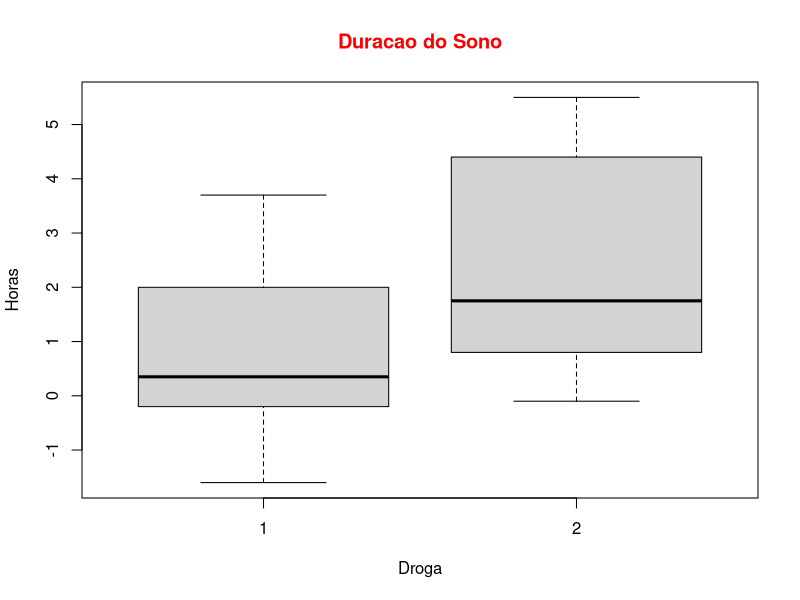

This chart was generated by the following R code: (Note: this script raises an error after producing the figure.)
# Gráficos em R - Boxplots

# Configurando Diretório de Trabalho
setwd("C:/Users/Julia/Desktop/CienciaDeDados/1.Big-Data-Analytics-com-R-e-Microsoft-Azure-Machine-Learning/4.Linguagem-R-Graficos")
getwd()


# Boxplots (ou gráficos de caixa) são uma forma gráfica de apresentar a distribuição de um conjunto de dados numéricos
# por meio de cinco estatísticas: valor mínimo, primeiro quartil (Q1), mediana, terceiro quartil (Q3) e valor máximo.

# Na linguagem R, o boxplot pode ser criado usando a função boxplot(). A caixa do gráfico é desenhada a partir dos
# valores do primeiro e terceiro quartis, enquanto a linha vertical dentro da caixa representa a mediana.
# Os "bigodes" (ou "whiskers") estendem-se desde a caixa até o valor mínimo e máximo que estão dentro de um intervalo
# específico, que é calculado usando uma medida de variabilidade (como o desvio padrão ou a amplitude interquartil).
# Os pontos individuais que estão fora desse intervalo são marcados como outliers.

# Os boxplots são úteis para comparar a distribuição de um conjunto de dados entre diferentes grupos ou variáveis.
# Eles permitem identificar a presença de outliers, a assimetria da distribuição e a presença de valores extremos.
# Além disso, os boxplots podem ser personalizados com diferentes opções, como cores e escalas de eixos,
# para tornar a visualização mais informativa e atraente.


?boxplot
?sleep

# "sleep" é um conjunto de dados já presente no R. O conjunto de dados "sleep" 
# contém informações sobre o efeito de dois tratamentos em dez pacientes sobre a duração do sono.
# A variável "extra" representa o tempo adicional que o paciente dormiu em relação ao tempo que leva para adormecer. 

# Permite utilizar as colunas sem especificar o nome do dataset
# Dessa forma podemos acessar os dados da variavel 'extra' do df 'sleep' apenas digitando 'extra' ao inves de 'sleep$extra'
attach(sleep)

# remove o efeito do attach acima
detach("sleep")
View(sleep)

# Construcao do boxplot (com o efeito attach ativado com 'sleep', nao precisaria colocar 'data = sleep')
# A variável "extra" do dataframe "sleep" é especificada como a variável dependente a ser exibida no eixo y,
# e a variável "group" é especificada como a variável independente a ser exibida no eixo x.
# A linha preta dentro de cada box do representa a mediana. A linha acima o valor mais alto e a linha abaixo o valor mais baixo.

sleepboxplot = boxplot(data = sleep, extra ~ group,
                       main = 'Duracao do Sono',
                       col.main = 'red', ylab = 'Horas', xlab = 'Droga')

# Calculo da media

medias = by(extra, group, mean) # sem efeito attach ficaria by(sleep$extra, sleep$group, mean)
medias

# Adicina valores da media ao grafico

points(medias, col = 'red')
sleepboxplot



# Criando Boxplot na horizontal


horizontalsleepboxplot = boxplot(data = sleep, extra ~ group,
                       main = 'Duracao do Sono',
                       col.main = 'red', ylab = 'Droga', xlab = 'Horas',
                       horizontal = T)

# Adicionando cores

horizontalsleepboxplot = boxplot(data = sleep, extra ~ group,
                                 main = 'Duracao do Sono',
                                 col.main = 'red', ylab = 'Droga', xlab = 'Horas',
                                 horizontal = T, col = c('blue', 'red'))

points(medias, col = 'green')
horizontalsleepboxplot




# Adicionando o valor numerico das medias no boxplot horizontal

# outra forma de calcular a media (aqui e salva em forma de array)
medias <- tapply(sleep$extra, sleep$group, mean)
medias

# criando plot

horizontalsleepboxplot = boxplot(data = sleep, extra ~ group,
                                 main = 'Duracao do Sono',
                                 col.main = 'red', ylab = 'Droga', xlab = 'Horas',
                                 horizontal = T, col = c('blue', 'red'))

points(medias, col = 'green3')
horizontalsleepboxplot

# adiciona o valor numerico no grafico 
text(medias, 1:length(medias), round(medias, 2), pos = 4)

# adiciona legenda
legend(-1.5,2, legend = 'Media', pch = 'o',
       col = 'green3', cex = 0.75)

png('GraficoBoxPlotSleep.png', width = 1500, height = 1000, res = 100)

dev.off() # fecha o dispositivo de graficos


